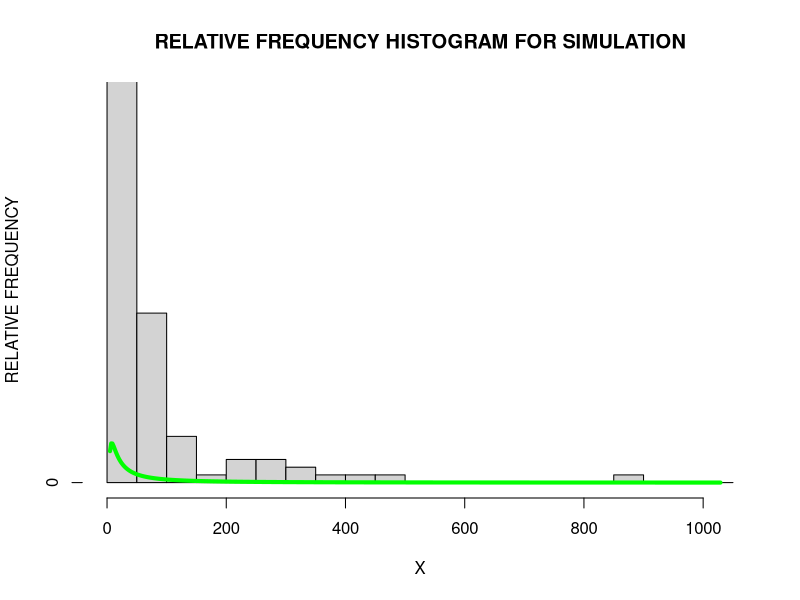

Write the R code that produced this figure.
P <- function(x,A) {
	if (x < 5) {
		A[1] = 0
		return (A)
	}
	if (x == 5) {
		A[1] = 1
		return (A)
	}
	n = (x-1)/2
	if (length(A) < n) {
		summation = 0
		for (k in 2:n-1) {
			temp = P(2*k+1,A)
			summation = summation + temp[1]*choose(2*(n-k),(n-k))
		}
		A[n] = (choose(x,(x-5)/2)-summation)
	}
	A[1] = A[n]
	return (A)
}

prob <- function(x) {
	j = 1
	y <- c()
	A <- c()
	A[1] = 0
	A[2] = 1
	for(i in x) {
		A = P(i,A)
		y[j] = A[1]*((9/19)^((i-5)/2))*((10/19)^((i+5)/2))
		A[1] = 0
		j = j+1
	}
	return (y)
}

x = seq(5,1029,2)
y = prob(x)
freq = floor(y*100000)
totalOb = sum(freq)
cumFreq <- c()
cumFreq[1] = freq[1]
for (i in 2:totalOb) {
	cumFreq[i] = cumFreq[i-1] + freq[i]
}
sampleSpace <- c()
for (i in 1:totalOb) {
	for (j in 1:length(cumFreq)) {
		if (i <= cumFreq[j]) {
			sampleSpace[i] = x[j]
			break
		}
	}
}
observations = sample(sampleSpace,100)
histo = hist(observations, plot = F, breaks = seq(0,1050,50))
histo$counts = histo$counts/100
png(file = "Ques2.png")
plot(histo, freq = TRUE, main="RELATIVE FREQUENCY HISTOGRAM FOR SIMULATION", ylab="RELATIVE FREQUENCY", xlab="X", ylim=c(0,0.5))
lines(x,y*100000/totalOb, col="green", lwd=4)
dev.off()